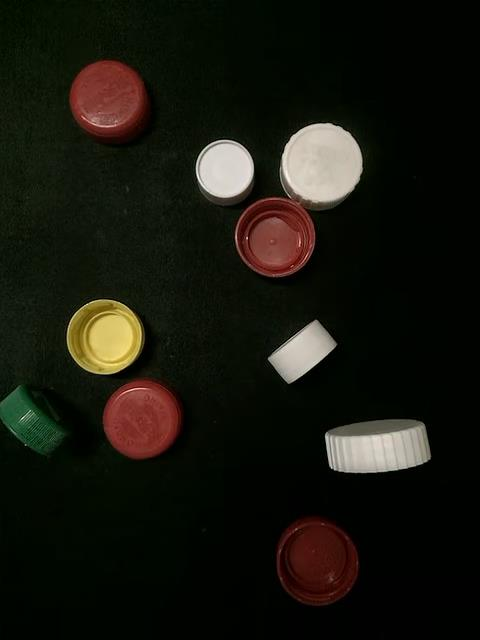
#> input picture naive/images/test3.jpg, 480 x 640 px
$ python naive-method-kmeans.py
#> lines starting #> are read from the running program, lines starting #| are printed output that depends on the picture
import numpy as np
import cv2

img = cv2.imread('images/test3.jpg')
#> img is the input picture: shape (640, 480, 3); mean B, G, R 14.5, 22.9, 23.3
shape = img.shape
#> shape = (640, 480, 3)
cv2.imshow('ORIGINAL IMG', cv2.resize(img, (shape[1]//2, shape[0]//2)))
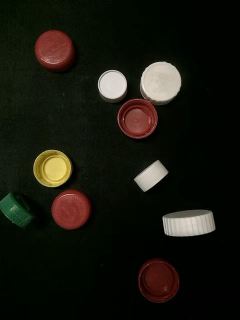
#> window 'ORIGINAL IMG': shape (320, 240, 3); mean B, G, R 14.5, 23, 23.4

Z = img.reshape((-1,3))
# convert to np.float32
Z = np.float32(Z)
# define criteria, number of clusters(K) and apply kmeans()
criteria = (cv2.TERM_CRITERIA_EPS + cv2.TERM_CRITERIA_MAX_ITER, 10, 1.0)
K = 11
ret, label, center=cv2.kmeans(Z, K, None, criteria, 10, cv2.KMEANS_RANDOM_CENTERS)
#> ret = 29535161.3; center = [[105.2, 197.2, 219.2], [135.7, 149.8, 155.7], [57.01, 79.33, 58.8], [43, 55.04, 122.9], [12.56, 18.95, 63.24], [191.9, 203, 210.2], [169.7, 182.3, 188.8], [86.24, 97.36, 127.1], [58.19, 145.5, 165.9], [9.58, 21.15, 14.93], [0.586, 5.81, 1.82]]

# Now convert back into uint8, and make original image
center = np.uint8(center)
#> center = [[105, 197, 219], [135, 149, 155], [57, 79, 58], [42, 55, 122], [12, 18, 63], [191, 202, 210], [169, 182, 188], [86, 97, 127], [58, 145, 165], [9, 21, 14], [0, 5, 1]]
res = center[label.flatten()]
res = res.reshape(shape)

cv2.imshow("KMEANS",  cv2.resize(res, (shape[1]//2, shape[0]//2)))
cv2.waitKey(0)

$ run again, with naive/images/test1.jpg copied over naive/images/test3.jpg
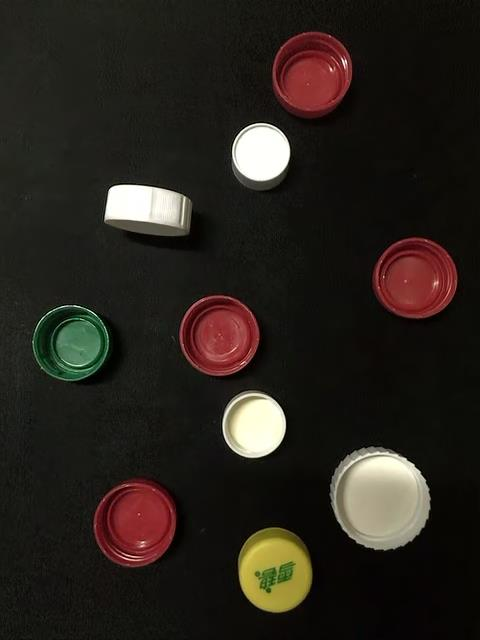
#> input picture naive/images/test1.jpg, 480 x 640 px
#> img is the input picture: shape (640, 480, 3); mean B, G, R 27.9, 34.3, 40
#> `cv2.imshow('ORIGINAL IMG', cv2.resize(img, (shape[1]//2, shape[0]//2)))`:
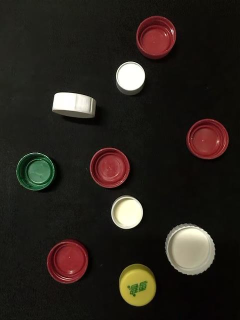
#> window 'ORIGINAL IMG': shape (320, 240, 3); mean B, G, R 28, 34.5, 40.1
#> `ret, label, center=cv2.kmeans(Z, K, None, criteria, 10, cv2.KMEANS_RAN..`: ret = 47650143.1; center = [[52.22, 51.69, 140.1], [91.77, 92.57, 168.4], [31.43, 29.13, 104.2], [8.79, 12.49, 13.36], [62.45, 159.5, 172.5], [95.41, 122.9, 103.8], [23.49, 28.51, 28.69], [231.2, 246.8, 247.6], [60.85, 81.1, 64.83], [30.83, 101.1, 97.03], [144.7, 169.2, 174.9]]
#> `center = np.uint8(center)`: center = [[52, 51, 140], [91, 92, 168], [31, 29, 104], [8, 12, 13], [62, 159, 172], [95, 122, 103], [23, 28, 28], [231, 246, 247], [60, 81, 64], [30, 101, 97], [144, 169, 174]]
#> `cv2.imshow("KMEANS",  cv2.resize(res, (shape[1]//2, shape[0]//2)))`:
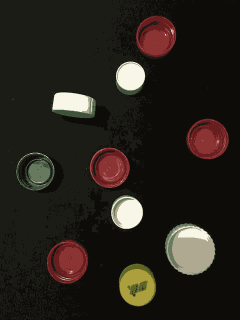
#> window 'KMEANS': shape (320, 240, 3); mean B, G, R 27.3, 33.8, 39.5

$ run again, with naive/images/test2.jpg copied over naive/images/test3.jpg
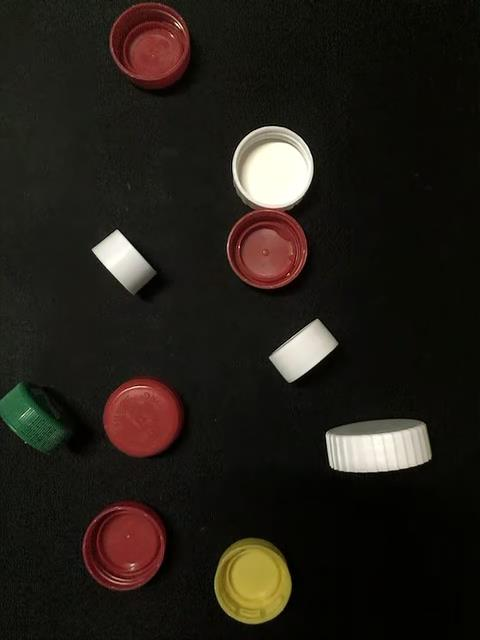
#> input picture naive/images/test2.jpg, 480 x 640 px
#> img is the input picture: shape (640, 480, 3); mean B, G, R 23.6, 30.2, 35
#> `cv2.imshow('ORIGINAL IMG', cv2.resize(img, (shape[1]//2, shape[0]//2)))`:
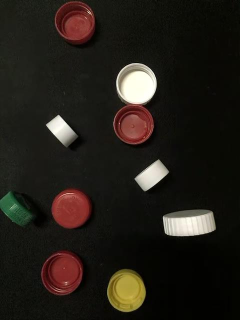
#> window 'ORIGINAL IMG': shape (320, 240, 3); mean B, G, R 23.7, 30.3, 35.1
#> `ret, label, center=cv2.kmeans(Z, K, None, criteria, 10, cv2.KMEANS_RAN..`: ret = 43566536.4; center = [[161.9, 176.3, 181.8], [6.13, 10.3, 10.14], [90.16, 103.8, 126.6], [61.18, 153.8, 173.9], [41.41, 124.6, 140.9], [47.91, 52.58, 131.3], [30.73, 81.78, 98.76], [221.6, 235.7, 238.6], [59.44, 85.9, 51.26], [20.99, 26.25, 25.86], [21.2, 23.38, 79.3]]
#> `center = np.uint8(center)`: center = [[161, 176, 181], [6, 10, 10], [90, 103, 126], [61, 153, 173], [41, 124, 140], [47, 52, 131], [30, 81, 98], [221, 235, 238], [59, 85, 51], [20, 26, 25], [21, 23, 79]]
